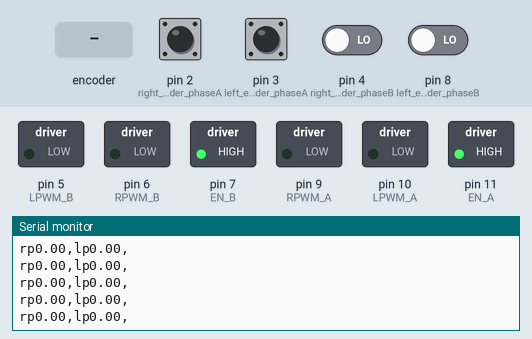
This sketch was run on a simulated Arduino Uno, built with avr-gcc and run on an emulated ATmega328P. Shown: switched loads named in the sketch (green lamp = pin HIGH), the last lines printed to the serial monitor. Inputs (shaded band) come from the test bench; at power-on: pin 2 (right_encoder_phaseA), pin 3 (left_encoder_phaseA) HIGH, pin 4 (right_encoder_phaseB), pin 8 (left_encoder_phaseB) LOW.

Above: at 1.2 s.
1.3 s: rotary encoder on pin 2 (right_encoder_phaseA) / pin 4 (right_encoder_phaseB) turned 1 step (first pin leading)
At 1.41 s:
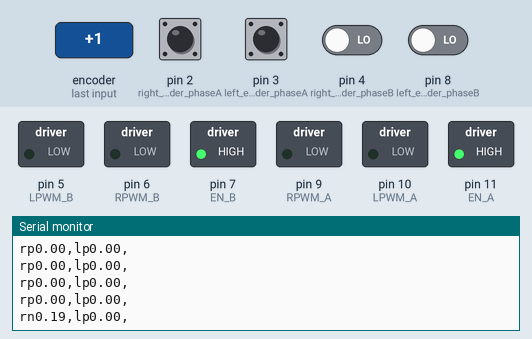
3.0 s: pin 3 (left_encoder_phaseA) pulsed LOW 2 times (0.12 s each, 0.3 s apart)
At 3.21 s:
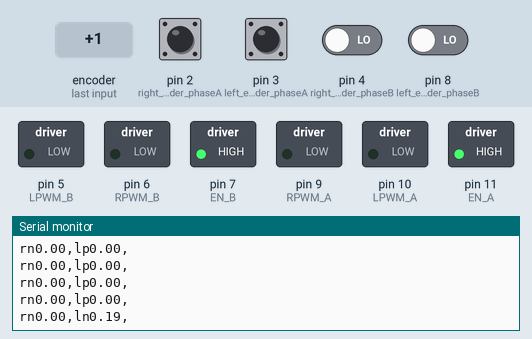
5.1 s: rotary encoder on pin 2 (right_encoder_phaseA) / pin 4 (right_encoder_phaseB) turned 2 steps (second pin leading)
At 5.21 s:
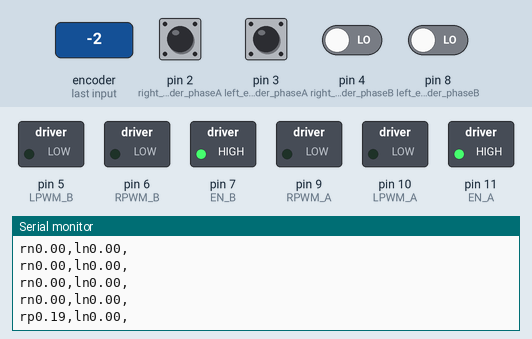

The sketch:

robot_control.ino
```cpp
// BTS7960 dual motor driver control
// Replaces L298N H-Bridge

#include <PID_v1.h>

// BTS7960 Motor A (Right Wheel)
#define RPWM_A 9   // PWM - Forward
#define LPWM_A 10  // PWM - Reverse
#define EN_A   11  // Enable (bridge R_EN + L_EN together on the driver board)

// BTS7960 Motor B (Left Wheel) — LPWM/RPWM inverted to compensate for reversed mounting
#define RPWM_B 6   // PWM - Forward (physically reverse due to motor orientation)
#define LPWM_B 5   // PWM - Reverse
#define EN_B   7   // Enable (bridge R_EN + L_EN together on the driver board)

// Wheel Encoders Connection PINs
#define right_encoder_phaseA 2  // Interrupt
#define right_encoder_phaseB 4
#define left_encoder_phaseA  3  // Interrupt
#define left_encoder_phaseB  8

// Encoders
unsigned int right_encoder_counter = 0;
unsigned int left_encoder_counter = 0;
String right_wheel_sign = "p";  // 'p' = positive, 'n' = negative
String left_wheel_sign  = "p";
unsigned long last_millis = 0;
const unsigned long interval = 100;

// Interpret Serial Messages
bool is_right_wheel_cmd   = false;
bool is_left_wheel_cmd    = false;
bool is_right_wheel_forward = true;
bool is_left_wheel_forward  = true;
char value[] = "00.00";
uint8_t value_idx    = 0;
bool is_cmd_complete = false;

// PID
// Setpoint - Desired
double right_wheel_cmd_vel = 0.0;   // rad/s
double left_wheel_cmd_vel  = 0.0;   // rad/s
// Input - Measurement
double right_wheel_meas_vel = 0.0;  // rad/s
double left_wheel_meas_vel  = 0.0;  // rad/s
// Output - Command
double right_wheel_cmd = 0.0;       // 0-255
double left_wheel_cmd  = 0.0;       // 0-255
// Tuning
double Kp_r = 10.0;
double Ki_r = 20.0;
double Kd_r = 0.0;
double Kp_l = 10.0;
double Ki_l = 15.0;
double Kd_l = 0.0;
// Controllers
PID rightMotor(&right_wheel_meas_vel, &right_wheel_cmd, &right_wheel_cmd_vel, Kp_r, Ki_r, Kd_r, DIRECT);
PID leftMotor (&left_wheel_meas_vel,  &left_wheel_cmd,  &left_wheel_cmd_vel,  Kp_l, Ki_l, Kd_l, DIRECT);

// Helper: write to a BTS7960 channel
// A positive speed drives RPWM, zero drives LPWM (and vice versa for reverse)
void setMotorA(double speed)
{
  if (speed >= 0)
  {
    analogWrite(RPWM_A, (int)speed);
    analogWrite(LPWM_A, 0);
  }
  else
  {
    analogWrite(RPWM_A, 0);
    analogWrite(LPWM_A, (int)(-speed));
  }
}

// Left motor has RPWM/LPWM swapped in defines to correct physical orientation
void setMotorB(double speed)
{
  if (speed >= 0)
  {
    analogWrite(RPWM_B, (int)speed);
    analogWrite(LPWM_B, 0);
  }
  else
  {
    analogWrite(RPWM_B, 0);
    analogWrite(LPWM_B, (int)(-speed));
  }
}

void setup()
{
  // Init BTS7960 pins
  pinMode(RPWM_A, OUTPUT);
  pinMode(LPWM_A, OUTPUT);
  pinMode(EN_A,   OUTPUT);
  pinMode(RPWM_B, OUTPUT);
  pinMode(LPWM_B, OUTPUT);
  pinMode(EN_B,   OUTPUT);

  // Enable both drivers
  digitalWrite(EN_A, HIGH);
  digitalWrite(EN_B, HIGH);

  // Start with motors stopped
  setMotorA(0);
  setMotorB(0);

  rightMotor.SetMode(AUTOMATIC);
  leftMotor.SetMode(AUTOMATIC);
  Serial.begin(115200);

  // Init encoders
  pinMode(right_encoder_phaseB, INPUT);
  pinMode(left_encoder_phaseB,  INPUT);
  attachInterrupt(digitalPinToInterrupt(right_encoder_phaseA), rightEncoderCallback, RISING);
  attachInterrupt(digitalPinToInterrupt(left_encoder_phaseA),  leftEncoderCallback,  RISING);
}

void loop()
{
  // Read and interpret wheel velocity commands from serial
  if (Serial.available())
  {
    char chr = Serial.read();

    // Right wheel
    if (chr == 'r')
    {
      is_right_wheel_cmd = true;
      is_left_wheel_cmd  = false;
      value_idx = 0;
      is_cmd_complete = false;
    }
    // Left wheel
    else if (chr == 'l')
    {
      is_right_wheel_cmd = false;
      is_left_wheel_cmd  = true;
      value_idx = 0;
    }
    // Positive direction
    else if (chr == 'p')
    {
      if (is_right_wheel_cmd && !is_right_wheel_forward)
        is_right_wheel_forward = true;
      else if (is_left_wheel_cmd && !is_left_wheel_forward)
        is_left_wheel_forward = true;
    }
    // Negative direction
    else if (chr == 'n')
    {
      if (is_right_wheel_cmd && is_right_wheel_forward)
        is_right_wheel_forward = false;
      else if (is_left_wheel_cmd && is_left_wheel_forward)
        is_left_wheel_forward = false;
    }
    // Separator — apply buffered value
    else if (chr == ',')
    {
      if (is_right_wheel_cmd)
        right_wheel_cmd_vel = atof(value);
      else if (is_left_wheel_cmd)
      {
        left_wheel_cmd_vel = atof(value);
        is_cmd_complete = true;
      }
      // Reset value buffer
      value_idx = 0;
      value[0] = '0'; value[1] = '0'; value[2] = '.';
      value[3] = '0'; value[4] = '0'; value[5] = '\0';
    }
    // Numeric characters
    else
    {
      if (value_idx < 5)
      {
        value[value_idx] = chr;
        value_idx++;
      }
    }
  }

  // Encoder velocity computation and PID update
  unsigned long current_millis = millis();
  if (current_millis - last_millis >= interval)
  {
    right_wheel_meas_vel = (10 * right_encoder_counter * (60.0 / 330.0)) * 0.10472;
    left_wheel_meas_vel  = (10 * left_encoder_counter  * (60.0 / 330.0)) * 0.10472;

    rightMotor.Compute();
    leftMotor.Compute();

    // Zero output when command is zero (overcome PID integrator windup at rest)
    if (right_wheel_cmd_vel == 0.0) right_wheel_cmd = 0.0;
    if (left_wheel_cmd_vel  == 0.0) left_wheel_cmd  = 0.0;

    // Send encoder readings back over serial
    String encoder_read = "r" + right_wheel_sign + String(right_wheel_meas_vel)
                        + ",l" + left_wheel_sign  + String(left_wheel_meas_vel) + ",";
    Serial.println(encoder_read);

    last_millis = current_millis;
    right_encoder_counter = 0;
    left_encoder_counter  = 0;

    // Apply PID output — direction flag determines sign passed to motor helpers
    double r_out = is_right_wheel_forward ?  right_wheel_cmd : -right_wheel_cmd;
    double l_out = is_left_wheel_forward  ?  left_wheel_cmd  : -left_wheel_cmd;
    setMotorA(r_out);
    setMotorB(l_out);
  }
}

void rightEncoderCallback()
{
  right_wheel_sign = (digitalRead(right_encoder_phaseB) == HIGH) ? "p" : "n";
  right_encoder_counter++;
}

void leftEncoderCallback()
{
  left_wheel_sign = (digitalRead(left_encoder_phaseB) == HIGH) ? "p" : "n";
  left_encoder_counter++;
}
```

Measured:
- after the input at 1.3 s, the serial monitor: prints a new line after 0.10 s (image 1)
- after the input at 3.0 s, the serial monitor: prints a new line after 0.20 s (image 2)
- after the input at 5.1 s, the serial monitor: prints a new line after 0.10 s (image 3)
